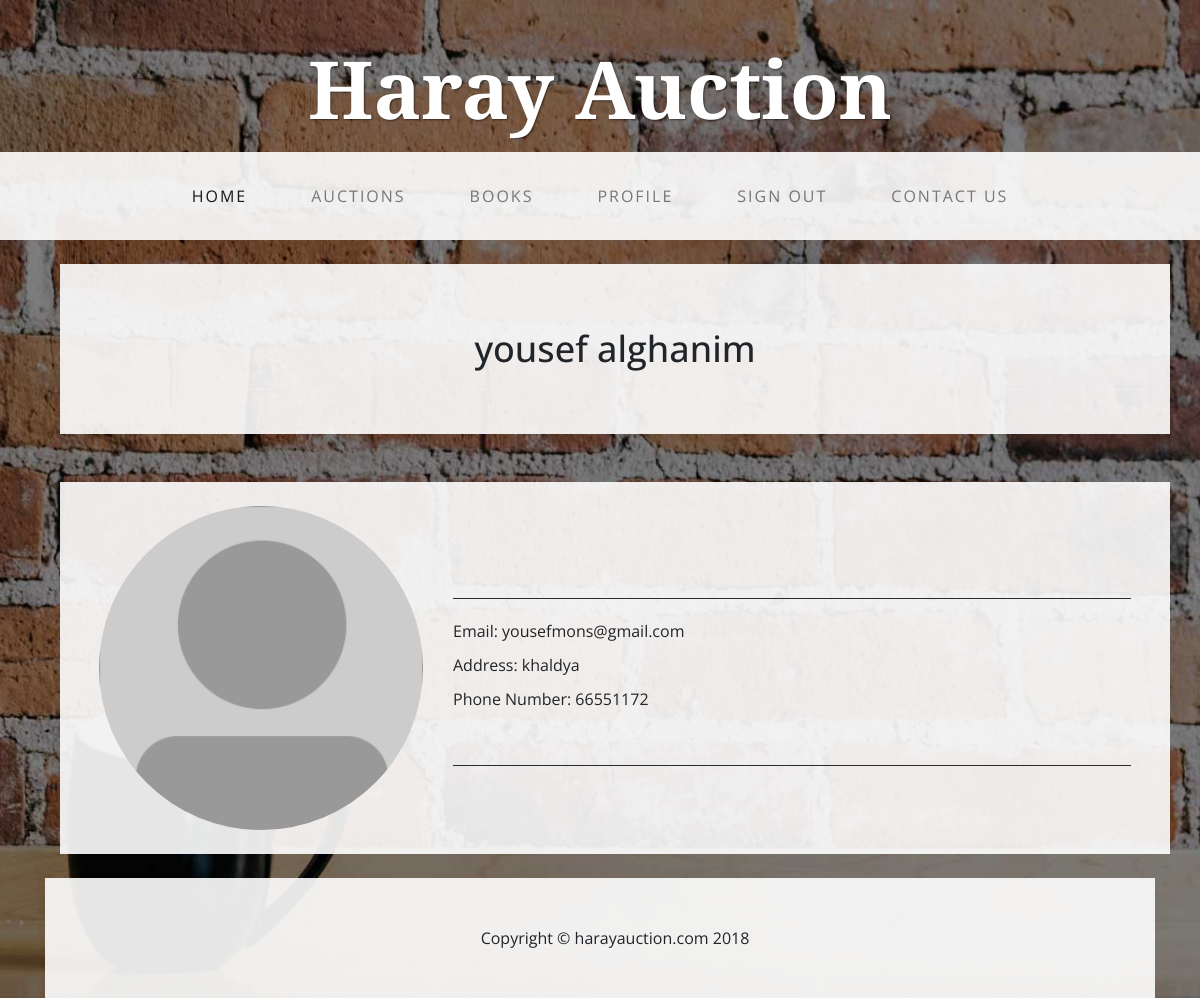
Screenshot of /users/user/1 (signed in) with the database file from the repository.
### users/models.py (models this page shows, shortened)
class User(models.Model):
    name = models.CharField(max_length=120)
    email = models.EmailField()
    user = models.OneToOneField(
        settings.AUTH_USER_MODEL, null=True, blank=True)
    phone_number = models.CharField(max_length=20, blank=False, default="")
    address = models.CharField(max_length=240)
    picture = models.FileField(null=True,blank=True)

### users/views.py (the view)
# urls.py: url(r'^user/(?P<pk>\d+)$', views.profile_view, name='profile_view',),
@login_required
def profile_view(request, pk):
    profile_user = get_object_or_404(User, pk=pk)
    profile_seller = None
    if hasattr(request.user.user, 'seller') and request.user.user == profile_user:
        profile_seller = get_object_or_404(Seller, user=pk)
    return render(
        request,
        'profile_view.html',
        {
            'profile_user': profile_user,
            'profile_seller': profile_seller,
        })

### users/templates/profile_view.html (shortened to what this page needs)
{% extends "base.html"%} {% block content %} {% load staticfiles%}
{% block css%} <link href="{% static 'css/bootstrap0.css' %}" rel="stylesheet"> {% endblock %}
<div class="container">
    <div class="row">
        <div class="col-sm-12">
            <div class="bg-faded p-4 my-4">
                <hr>
                <h1 class="intro-text text-center">{{profile_user.name}}
              </h1>
                <hr>
            </div>
        </div>
    </div>
    <div class="row">
        <div class="col-sm-12">
          <div class="bg-faded p-4 my-4">
                <div class="col-sm-4 text-center">
                    {% if profile_user.picture %}
                    <img class="img-circle img-responsive" src="{{profile_user.picture.url}}" alt="" height="450" width="750"> {% else %}
                    <img class="img-circle img-responsive" src="{% static 'img/default-profile-picture.png'%}" alt="" height="450" width="750"> {% endif %}
                </div>
                <div class="col-sm-8 text-left">
                    <br>
                    <br>
                    <br>
                    <hr class="divider">
                    <p> Email: {{profile_user.email}}</p>
                    <p> Address: {{profile_user.address}}</p>
                    <p> Phone Number: {{profile_user.phone_number}} </p>
                    <br>
                    <hr class="divider">
                </div>
                <div class="clearfix"></div>
            </div>
        </div>
    </div>
</div>
{% endblock %}

### garage_sale/assets/css/business-casual.css (style rules this page uses)
body { font-family: "Open Sans", Helvetica, Arial, sans-serif; background: url('../img/bg.jpg') no-repeat center center fixed; -webkit-background-size: cover; -moz-background-size: cover; background-size: cover; -o-background-size: cover; }
h1, h2, h3, h4, h5, h6, .text-heading { font-family: "Josefin Slab", "Helvetica Neue", Helvetica, Arial, sans-serif; }
h1 { font-size: 4rem; }
.bg-faded { background-color: rgba(255, 255, 255, 0.9); }
hr.divider { border-color: #292b2c; max-width: 250px; }

### users/templates/profile_view.html (style rules this page uses)
hr.divider { border-color: #292b2c; max-width: 100%; }

### rows the page displays
User: name "yousef alghanim", email "yousefmons@gmail.com", address "khaldya", phone_number "66551172"
